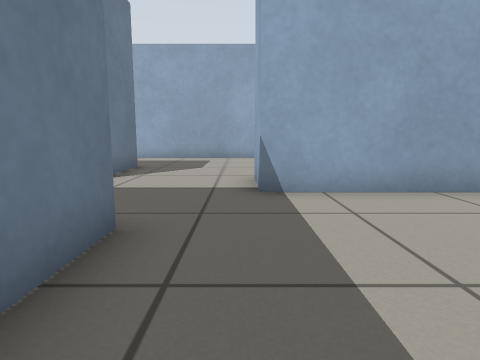
view 1 (above)

13 first-person views from a walk through a world built for the Gazebo simulator. The camera is 0.5 m above the floor, tilts 8° down and sees 75° across. The floor is counted in squares, 0.5 m on a side. Each view is taken from the middle of a square. On the plan, view 1 faces up. The plan holds only what a view shows up to about 12 squares ahead; the rest is blank.

view 2
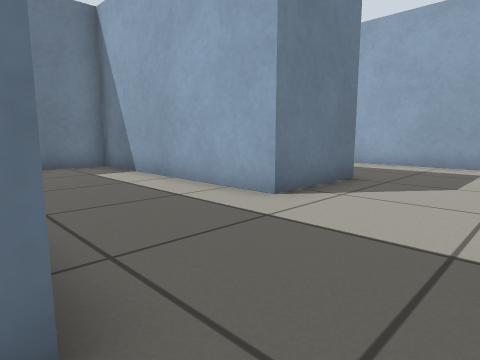

view 3
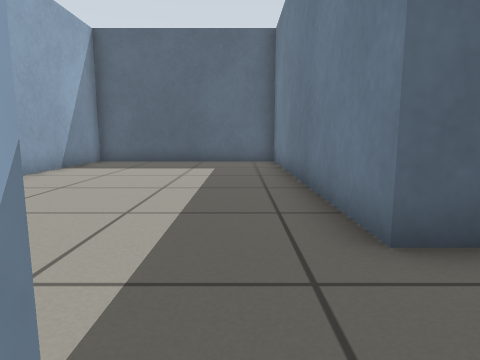

view 4
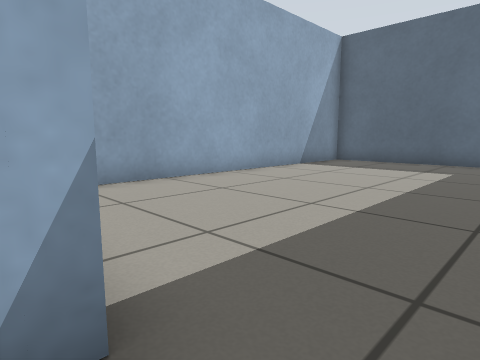

view 5
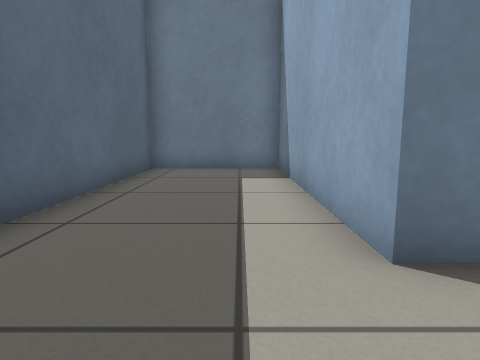

view 6
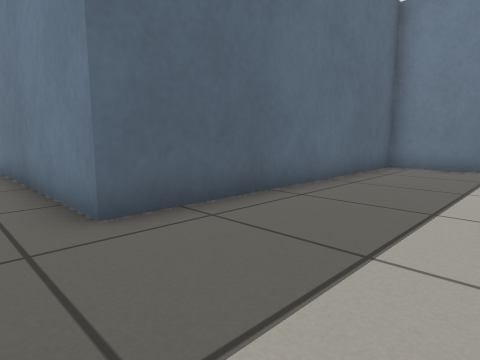

view 7
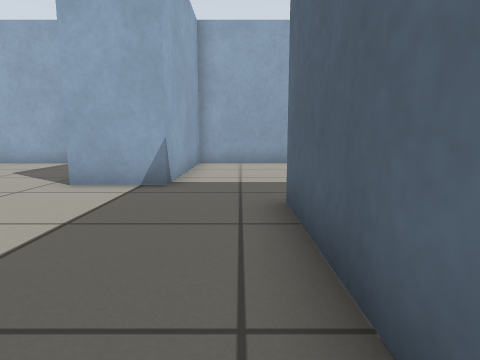

view 8
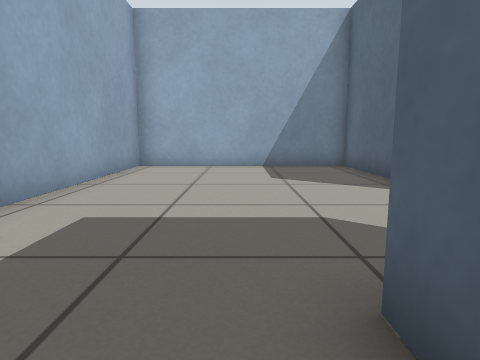

view 9
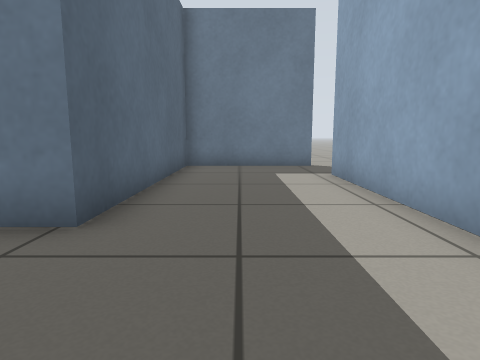

view 10
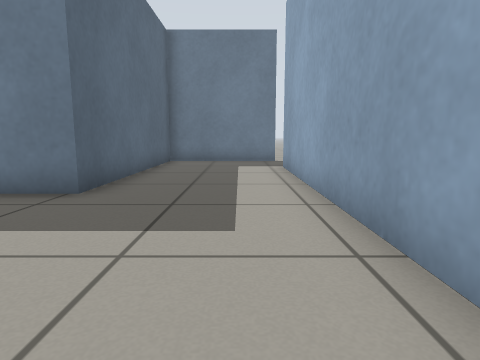

view 11
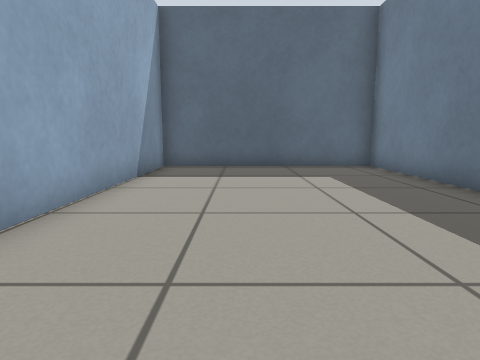

view 12
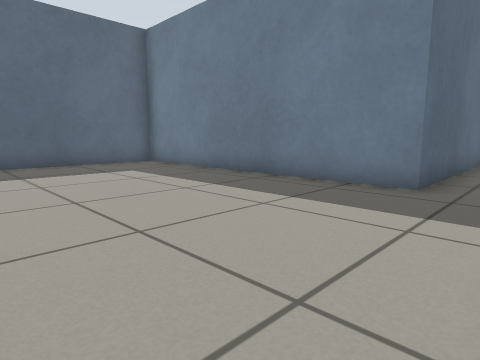

view 13
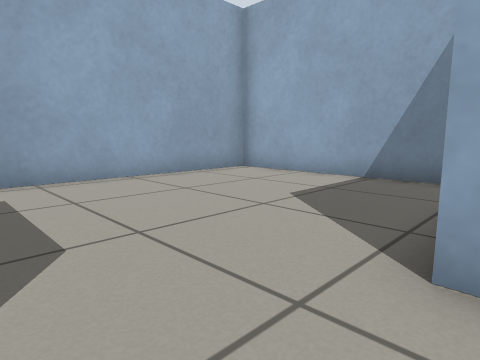

### Floor plan
Points are (right, up) in squares from view 1. A wall is a line through its corners. A room is listed if a view was taken in it or the views show most of it. See-through windows are left out.
Room 1 (views 1, 2, 3, 4, 5, 6, 7, 11, 12, 13)
walls: (-3.3, 7.2) (-10.5, 7.2) (-10.5, 3.3) (-1.4, 3.3) (-1.4, -6.4) (5.5, -6.4) (5.5, 5.5) (0.3, 5.5) (0.3, 7.5)
ways out: opening at (-1, 7) to room 2
Room 2 (views 8, 9, 10)
walls: (2.1, 7.5) (5.5, 7.5) (5.5, 14.4) (-8.2, 14.4); (-10.5, 14.5) (-10.5, 10.2) (-3.3, 10.2) (-3.3, 7.2)
ways out: opening at (-1, 7) to room 1; opening at (-10.2, 15.2)

Where each view was taken, in squares from view 1:
view 1: 0 up, 0 right, facing up
view 2: 3 up, 0 right, facing up-left
view 3: 6 up, 0 right, facing down
view 4: 6 up, 1 left, facing down-right
view 5: 6 up, 1 left, facing left
view 6: 7 up, 0 right, facing down-left
view 7: 4 up, 6 left, facing right
view 8: 11 up, 5 left, facing right
view 9: 12 up, 0 right, facing left
view 10: 13 up, 2 right, facing left
view 11: 4 up, 3 right, facing down
view 12: 5 up, 5 right, facing down-left
view 13: 7 up, 2 left, facing up-right
